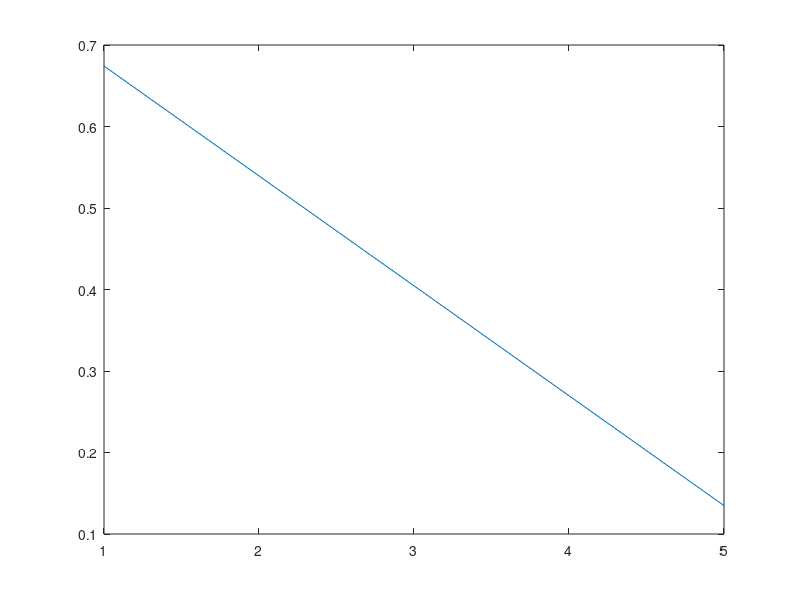
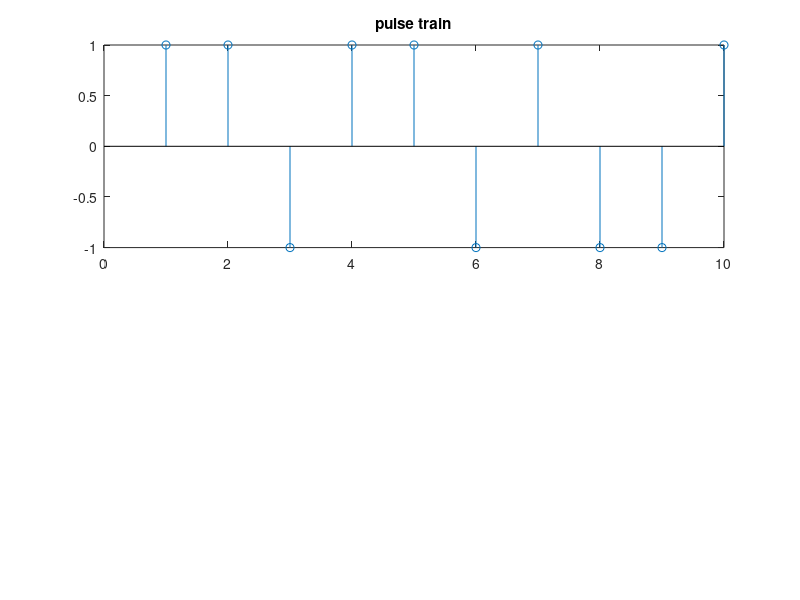
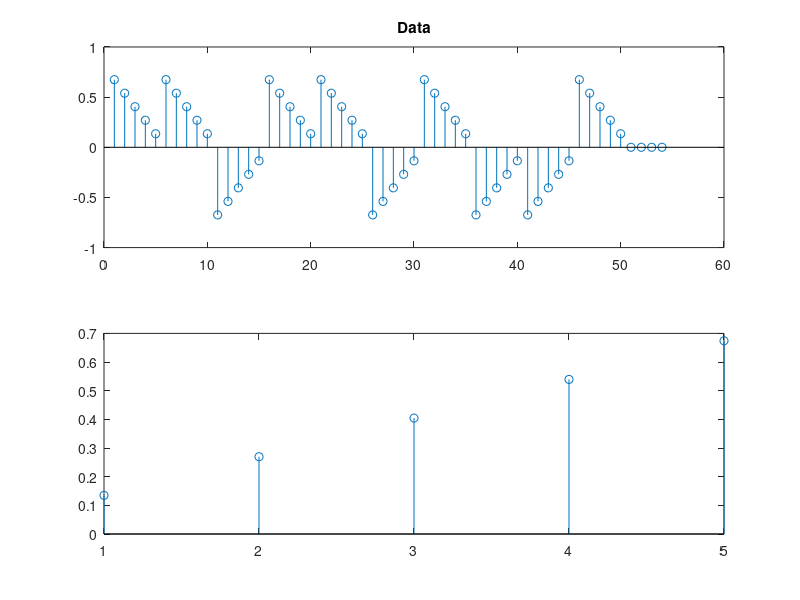
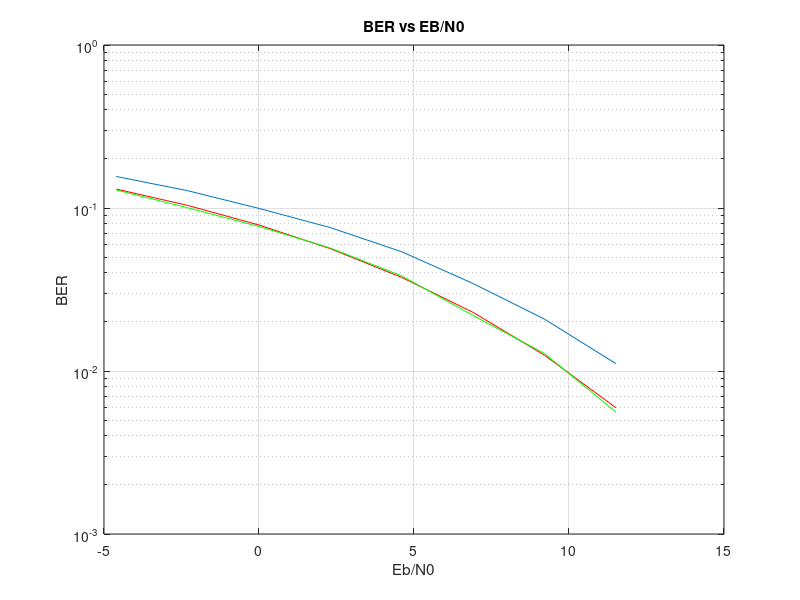

Recreate these plots in MATLAB, in order.
 %xlabel('n ----->')
 Ts = 1 ; 
 p=[5 4 3 2 1]/sqrt(55); %given
 figure;
 plot(p)
 bits = randi(2,1,10)-1; %randam creation
f= 1/5; % sampling frequency 
for n = 1 : length(bits) % converting to 1 & -1 
    if bits(n) == 0 
        bits(n) = -1;
    end 
end
figure ; 
subplot(2,1,1) , stem(bits), title('pulse train')
signal=upsample (bits,1/f); % inserting 4 zeros in the sequance
%subplot(2,1,2) , stem(signal) ,title('signal')
y = conv(p , signal);%generating the transmeted signal
figure ;
subplot(2,1,1),stem (y), title('Data')
subplot(2,1,2),stem (fliplr(p))
%---------------------------------filter i -------------------%
mf1 = fliplr(p) ; 
out1 = conv(y , mf1); 
%out= conv(y ,p);
%figure;
%plot(out1), title('output of the matched filter')
%stem(out)
%-------------------------------filter ii --------------------%
%rect = linspace(0 , 1 );
%rect = downsample (rect ,10);
%recto = rectpuls(rect);
k= [1 1 1 1 1]/sqrt(5);
%x=-10:0.001:10;
%a= 1 ;
%rect=ones(1,numel(x)).*(abs(x)<a/2);
%figure;
%subplot(2,1,1), stem(k), title('second filter')
out2 = conv(y , k) ; 
%subplot(2,1,2) ,
%plot(out2) , title('output of the rect. filter')
%-------------------correlator-----------------------------------------%
cor= p ; 
cor= repmat(cor,1,length(bits));
corr= y(1:50) .* cor; 
for i = 1:10 
    cor_out(i) = sum(corr(5*i-4:5*i));
end
%plot(cor_out), title('output of the correlator')
%----------------------------------------------------------------------%
%-------------------Noise analysis-------------------------------------%

noise_seq = randi(2,1,10000)-1;
noise_seq1= noise_seq;
for n = 1 : length(noise_seq) % converting to 1 & -1 
    if noise_seq1(n) == 0 
        noise_seq1(n) = -1;
    end 
end
sent=upsample (noise_seq1,1/f);
Stream = conv(p,sent) ; %signal 
N =randn(size(Stream)); % N = mean + dev .* randn
N0=0.63;% -2 db
N1= (sqrt(N0/2))*N;
v = Stream + N1 ; % adding the noise to the signal 
%stem (N), title('noise after adding the variance')

v_out = conv(v, mf1); %matched filter
V = v_out(5:5:50000); %sampling every 5 ms
for r = 1: length(V) % start the demodulation 
    if V(r)>0 
V(r) = 1; 
    
    elseif V(r) <0 
        V(r) = 0 ; 
end
end
b = sum(xor(V, noise_seq)); 
ber = b / 10000;
n0 = 10.^(0.2:-.1:-.5); 
unmatched_filter = [5 5 5 5 5]/sqrt(125);
for h = 1:8    % changing the value of n0
   awgn = sqrt(n0(h)/2)* N ;
   S = Stream + awgn ; 
   S_matched = conv(S , mf1); % with matched filter
   S_unmatched = conv(S , unmatched_filter); % with the rect
   S_matched_sampled = S_matched (5:5:50000); %sampling
   S_unmatched_sampled = S_unmatched(5:5:50000); %sampling
   for a = 1 : length (S_matched_sampled) 
      if S_matched_sampled(a) >= 0 
          S_matched_sampled(a) = 1 ; 
      elseif S_matched_sampled(a) < 0 
          S_matched_sampled(a) = 0 ; 
      end
   end
   BER_matched(h) = sum (xor(S_matched_sampled , noise_seq));
   
    for a = 1 : length (S_matched_sampled) 
      if S_unmatched_sampled(a) >= 0 
          S_unmatched_sampled(a) = 1 ; 
      elseif S_unmatched_sampled(a) < 0 
          S_unmatched_sampled(a) = 0 ; 
      end
   end
   BER_unmatched(h) = sum (xor(S_unmatched_sampled , noise_seq));
   
   BER(h) = 0.5 * erfc(sqrt(1./n0(h)));
end

%------------------------bit error rate-------------------------%
BER_matched/10000
BER_unmatched/10000
BER
figure;
semilogy(10*log(1./n0),BER, 'r') ; hold on ; 
semilogy(10*log(1./n0),BER_matched/10000, 'g'); hold on ; 
semilogy(10*log(1./n0),BER_unmatched/10000);
title('BER vs EB/N0');
xlabel('Eb/N0');
ylabel ('BER');
grid on